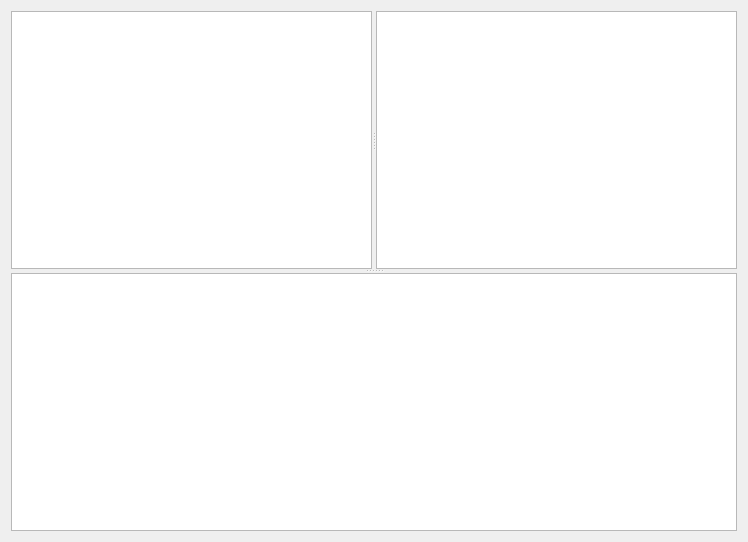
<?xml version="1.0" encoding="UTF-8"?>
<ui version="4.0">
 <class>ChildForm</class>
 <widget class="QWidget" name="ChildForm">
  <property name="geometry">
   <rect>
    <x>0</x>
    <y>0</y>
    <width>748</width>
    <height>542</height>
   </rect>
  </property>
  <property name="windowTitle">
   <string/>
  </property>
  <property name="windowIcon">
   <iconset resource="../resource.qrc">
    <normaloff>:/icons/WinGCLC.ico</normaloff>:/icons/WinGCLC.ico</iconset>
  </property>
  <layout class="QGridLayout" name="gridLayout">
   <item row="0" column="0">
    <widget class="QSplitter" name="splitter_2">
     <property name="orientation">
      <enum>Qt::Vertical</enum>
     </property>
     <widget class="QSplitter" name="splitter">
      <property name="orientation">
       <enum>Qt::Horizontal</enum>
      </property>
      <widget class="QTextEdit" name="editor"/>
      <widget class="QGraphicsView" name="graphicsOutput">
       <property name="minimumSize">
        <size>
         <width>0</width>
         <height>0</height>
        </size>
       </property>
       <property name="baseSize">
        <size>
         <width>0</width>
         <height>200</height>
        </size>
       </property>
      </widget>
     </widget>
     <widget class="QPlainTextEdit" name="output">
      <property name="minimumSize">
       <size>
        <width>0</width>
        <height>0</height>
       </size>
      </property>
      <property name="readOnly">
       <bool>true</bool>
      </property>
     </widget>
    </widget>
   </item>
  </layout>
 </widget>
 <resources>
  <include location="../resource.qrc"/>
 </resources>
 <connections/>
 <slots>
  <signal>cursorMoved()</signal>
 </slots>
</ui>
